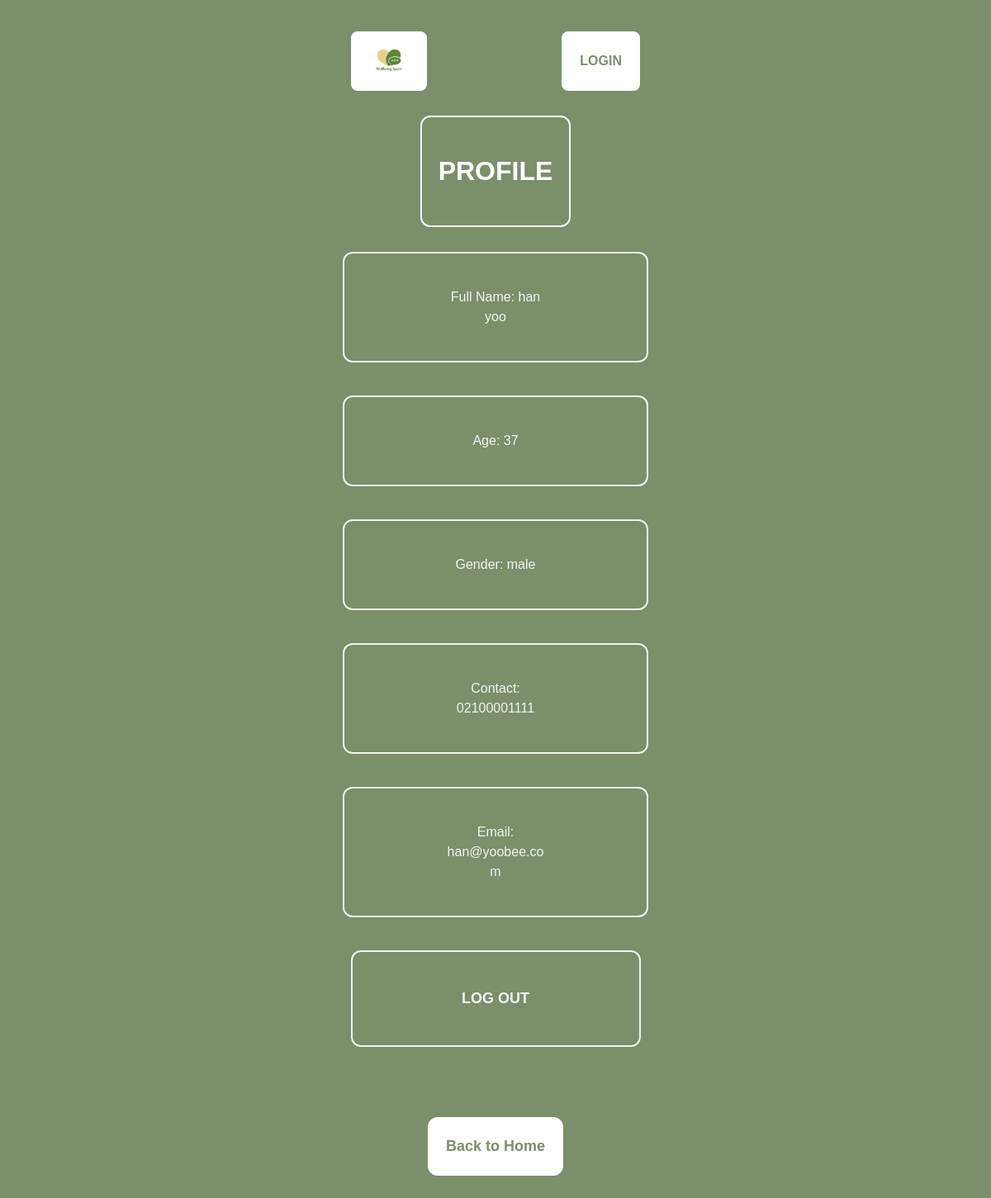
The page /profile (signed in) on the database its author committed.
### models.py (models this page shows)
class User(db.Model):
    id = db.Column(db.Integer, primary_key=True)
    fullname = db.Column(db.String(120), nullable=False)
    age = db.Column(db.Integer, nullable=False)
    gender = db.Column(db.String(10), nullable=False)
    contact = db.Column(db.String(120), nullable=False)
    email = db.Column(db.String(120), unique=True, nullable=False)
    password = db.Column(db.String(120), nullable=False)
    role = db.Column(db.String(20), default="user")

### app.py (the view)
@app.route('/profile')
def profile():
    if 'user_id' not in session:
        return redirect('/login')
    user = User.query.get(session['user_id'])
    return render_template('profile.html', user=user)

### templates/profile.html (shortened to what this page needs)
<!DOCTYPE html>
<html>
<head>
    <link rel="stylesheet" href="{{ url_for('static', filename='css/style.css') }}">
</head>
<body class="page-bg">
<div class="mobile-wrapper">
    <div class="top-bar">
        <a href="/" class="top-btn">
            <img src="{{ url_for('static', filename='images/logo.png') }}" alt="Logo" class="logo-img">
        </a>
        <a href="/login" class="top-btn">LOGIN</a>
    </div>
    <div class="page-header">
        <h1>PROFILE</h1>
    </div>
    <div class="profile-grid">
        <div class="profile-info"><p>Full Name: {{ user.fullname }}</p></div>
        <div class="profile-info"><p>Age: {{ user.age }}</p></div>
        <div class="profile-info"><p>Gender: {{ user.gender}}</p></div>
        <div class="profile-info"><p>Contact: {{ user.contact}}</p></div>
        <div class="profile-info"><p>Email: {{ user.email}}</p></div>
        <a href="/logout" class="profile-btn link-btn">
            <p>LOG OUT</p>
        </a>
    </div>
    <a href="/" class="feature-btn">Back to Home</a>
</div>
</body>
</html>

### static/css/style.css (style rules this page uses)
:root { --primary: #7A8F6A; --secondary: #D9CBB8; --accent: #C57A5A; --surface: #EFE8DA; --text: #4A3F35; }
body { font-size: 16px; line-height: 1.5; font-family: 'Merriweather', serif; overflow-x: hidden; }
.mobile-wrapper { width: 100%; max-width: 430px; margin: 0 auto; padding: 0 20px; box-sizing: border-box; display: flex; flex-direction: column; align-items: center; overflow-x: hidden; }
.page-bg, .home-bg { background-color: var(--primary); min-height: 100vh; padding: 30px; }
.top-bar { display: flex; justify-content: space-between; align-items: center; width: 100%; max-width: 430px; margin: 0 auto 30px auto; padding: 0 20px; }
.logo-img { height: 48px; width: auto; }
.top-btn { background-color: white; color: var(--primary); padding: 10px 20px; border: 2px solid white; border-radius: 8px; font-weight: 700; text-decoration: none; display: inline-flex; align-items: center; height: 48px; transition: 0.2s ease; }
.link-btn { text-decoration: none; display: block; color: white; font-weight: 700; margin-top: 25px; }
.page-header { border: 2px solid white; padding: 20px; border-radius: 12px; text-align: center; color: white; margin-bottom: 30px; transition: 0.2s ease; }
.feature-btn { background-color: white; color: var(--primary); padding: 20px; border-radius: 12px; text-align: center; font-size: 18px; font-weight: 700; border: 2px solid white; text-decoration: none; transition: 0.2s ease; display: block; margin-bottom: 15px; margin-top: 25px; }
.placeholder-action, .login-btn, .link-btn { border: 2px solid white; border-radius: 12px; padding: 18px; margin-top: 20px; text-align: center; color: white; font-weight: 700; opacity: 0.9; font-size: 18px; transition: 0.2s ease; cursor: pointer; display: block; text-decoration: none; background-color: transparent; margin-top: 25px; }
.profile-grid { display: flex; flex-direction: column; gap: 20px; margin-bottom: 40px; }
.profile-info { border: 2px solid white; border-radius: 12px; padding: 25px 120px; width: 95%; max-width: 500px; height: auto; min-height: 80px; margin: 0 auto 20px auto; text-align: center; color: white; font-weight: 500; font-size: 16px; opacity: 0.9; background-color: transparent; box-sizing: border-box; word-wrap: break-word; overflow-wrap: break-word; white-space: normal; }
.profile-btn { border: 2px solid white; border-radius: 12px; padding: 25px; width: 90%; max-width: 380px; margin: 0 auto 20px auto; text-align: center; color: white; font-weight: 700; font-size: 18px; opacity: 0.9; transition: 0.2s ease; box-sizing: border-box; }
body { background-color: #7b8e6a; font-family: 'Poppins', sans-serif; color: white; text-align: center; }
.top-bar, .welcome-box, .feature-grid { width: 100%; max-width: 430px; box-sizing: border-box; }

### rows shown on the page
User: fullname "han yoo", age "37", gender "male", contact "02100001111", email "han@yoobee.com"
